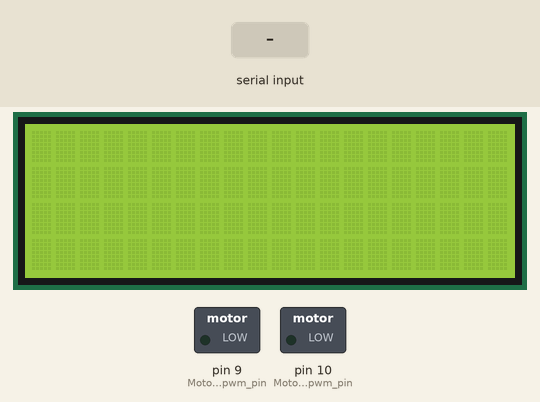
Simulated run of this sketch. Board: Arduino Uno, built with avr-gcc and run on an emulated ATmega328P. Shown: 20×4 character LCD, switched loads named in the sketch (green lamp = pin HIGH). Inputs (shaded band) come from the test bench. What the sketch prints to the serial monitor is not drawn.

Above: at 1.2 s.
1.3 s: "dist:1\n" received over Serial
At 1.8 s:
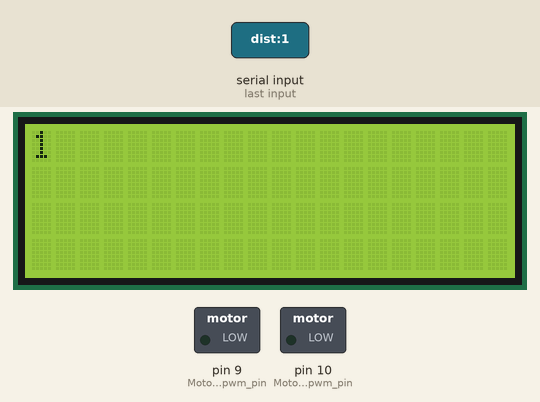
2.9 s: "LCD:150\n" received over Serial
At 4.2 s:
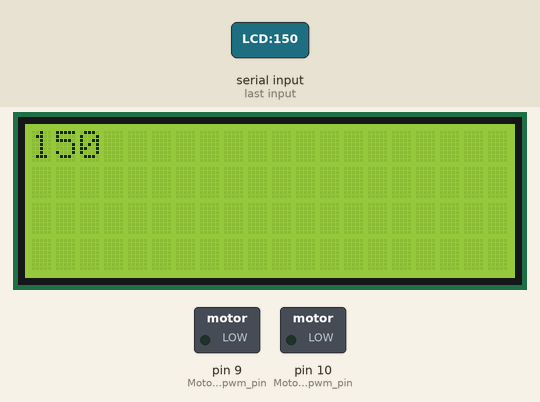
4.5 s: "dist:150\n" received over Serial
At 5.3 s:
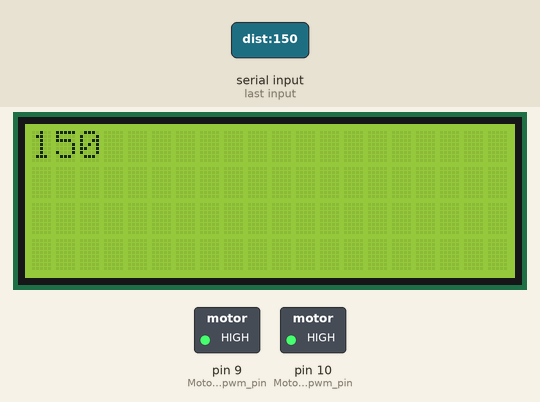
Timing chart, 0 to 21.6 s (numbered marks = the images above; inputs shaded):
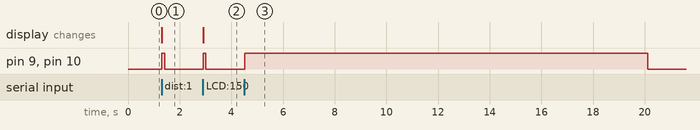

Measured:
- after the input at 1.3 s, pin 9 (Motor_L_pwm_pin), pin 10 (Motor_R_pwm_pin): LOW → HIGH at once, → LOW 0.10 s later; the display: changes at once (image 1)
- after the input at 2.9 s, pin 9 (Motor_L_pwm_pin), pin 10 (Motor_R_pwm_pin): LOW → HIGH at once, → LOW 0.10 s later; the display: changes at once (image 2)
- after the input at 4.5 s, pin 9 (Motor_L_pwm_pin), pin 10 (Motor_R_pwm_pin): LOW → HIGH at once, → LOW 15.6 s later

The sketch:

Week_8.ino
```cpp
#include <LiquidCrystal.h>
const int rs = 52, en = 53, d4 = 50, d5 = 51, d6 = 49, d7 = 48;
LiquidCrystal lcd(rs, en, d4, d5, d6, d7);
int val = 0;
#define Motor_forward         0
#define Motor_return          1
#define Motor_L_dir_pin       7
#define Motor_R_dir_pin       8
#define Motor_L_pwm_pin       9
#define Motor_R_pwm_pin       10
void setup(){
  Serial.begin(9600);
  lcd.begin(20, 4);
  Serial.println("Write something to the serial monitor.");
}
void loop(){
  if (Serial.available() > 0){
    String message = Serial.readStringUntil('\n');
    Serial.print("Message received, content: ");
    Serial.println(message);
    int pos_s;
    int dist = message.indexOf("dist");
    int lcdprint = message.indexOf("LCD");
    int serialprint = message.indexOf("Print");
    if (dist > -1){
      Serial.println("Command = distance ");
      pos_s = message.indexOf(":");
      if (pos_s > -1){
        String stat = message.substring(pos_s + 1);
        val = stat.toInt();
          lcd.setCursor(0, 0);
          lcd.clear();
          lcd.print(val);
      }
    }
    else if (lcdprint > -1){
      Serial.println("Command = LCD ");
      pos_s = message.indexOf(":");
      if (pos_s > -1){
        String stat = message.substring(pos_s + 1);
          lcd.setCursor(0, 0);
          lcd.clear();
          lcd.print(stat);
      }
    }else if (serialprint > -1){
      Serial.println("Command = Print ");
      pos_s = message.indexOf(":");
      if (pos_s > -1){
        String stat = message.substring(pos_s + 1);
        if (stat == "Hi" || stat == "hi") {
          Serial.println("Hi!");
        }
        else if (stat == "Hello") {
          Serial.println("Hello there!");
        }
      }
    }
    else{
      Serial.println("No greeting found, try typing Print:Hi or Print:Hello\n");
    }
    if(val > 0){
    digitalWrite(Motor_L_dir_pin, 1);
    analogWrite(Motor_L_pwm_pin, 700);
    digitalWrite(Motor_R_dir_pin, 1);
    analogWrite(Motor_R_pwm_pin, 700);
    delay(104*val);
    }else if (val < 0){
    digitalWrite(Motor_L_dir_pin, 0);
    analogWrite(Motor_L_pwm_pin, 700);
    digitalWrite(Motor_R_dir_pin, 0);
    analogWrite(Motor_R_pwm_pin, 700);
    delay(104*(-val));
    }
    analogWrite(Motor_R_pwm_pin, 0);
    analogWrite(Motor_L_pwm_pin, 0);
  }
}
```
